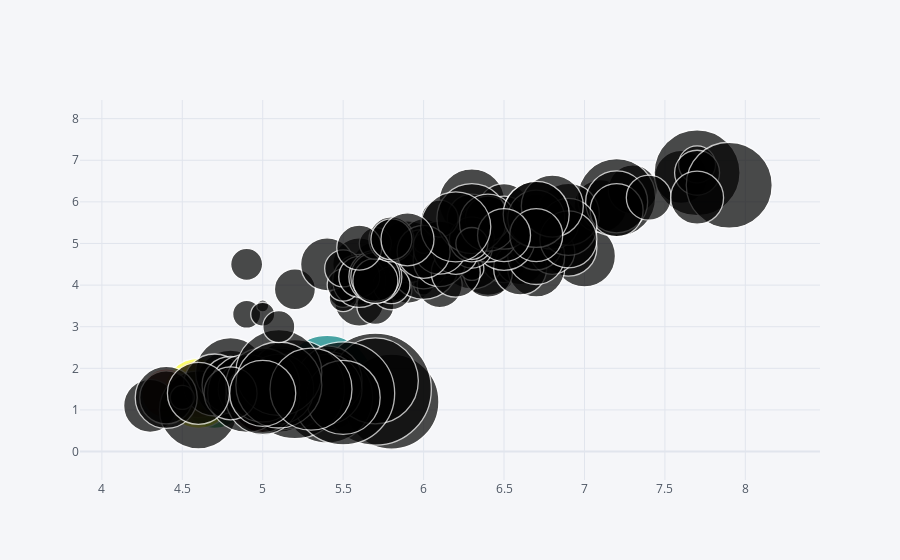

The notebook cell saved with this chart:
### Code cell
df.iplot(x='sepal_length',y='petal_length',size='sepal_width',kind='bubble')

### Figure 1 — Plotly figure (JSON) as saved in the notebook; plotly's stock layout.template omitted (floating-point values rounded to 4 significant figures; data arrays with more than 128 entries replaced by an {"elided": "..."} marker saying what was removed)
{"data": [{"marker": {"color": ["rgb(255, 153, 51)", "rgb(55, 128, 191)", "rgb(50, 171, 96)", "rgb(128, 0, 128)", "rgb(219, 64, 82)", "rgb(0, 128, 128)", "rgb(255, 255, 51)", "rgb(128, 128, 0)", "rgb(251, 128, 114)", "rgb(128, 177, 211)"], "line": {"width": 1.3}, "size": {"elided": "150 int values"}, "symbol": "circle"}, "mode": "markers", "text": "", "type": "scatter", "x": {"elided": "150 float values"}, "y": {"elided": "150 float values"}}], "layout": {"legend": {"bgcolor": "#F5F6F9", "font": {"color": "#4D5663"}}, "paper_bgcolor": "#F5F6F9", "plot_bgcolor": "#F5F6F9", "title": {"font": {"color": "#4D5663"}}, "xaxis": {"gridcolor": "#E1E5ED", "showgrid": true, "tickfont": {"color": "#4D5663"}, "title": {"font": {"color": "#4D5663"}, "text": ""}, "zerolinecolor": "#E1E5ED"}, "yaxis": {"gridcolor": "#E1E5ED", "showgrid": true, "tickfont": {"color": "#4D5663"}, "title": {"font": {"color": "#4D5663"}, "text": ""}, "zerolinecolor": "#E1E5ED"}}}
